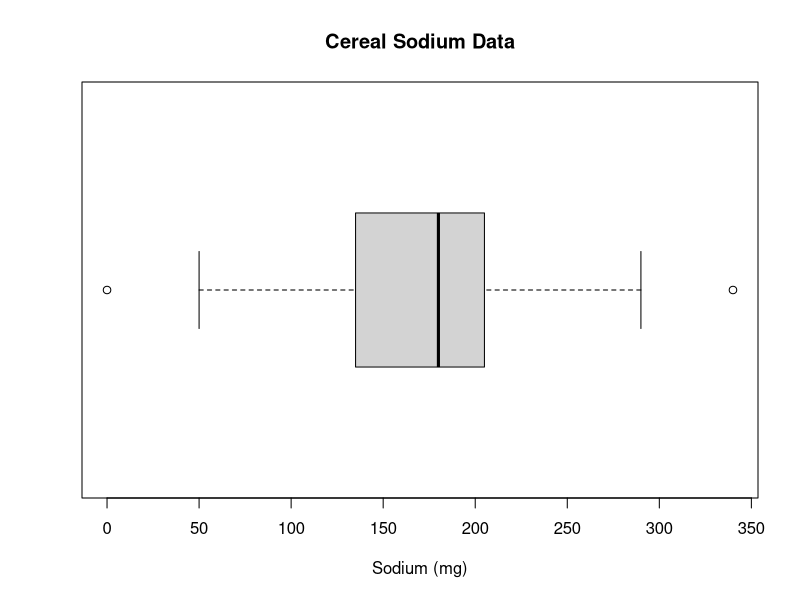
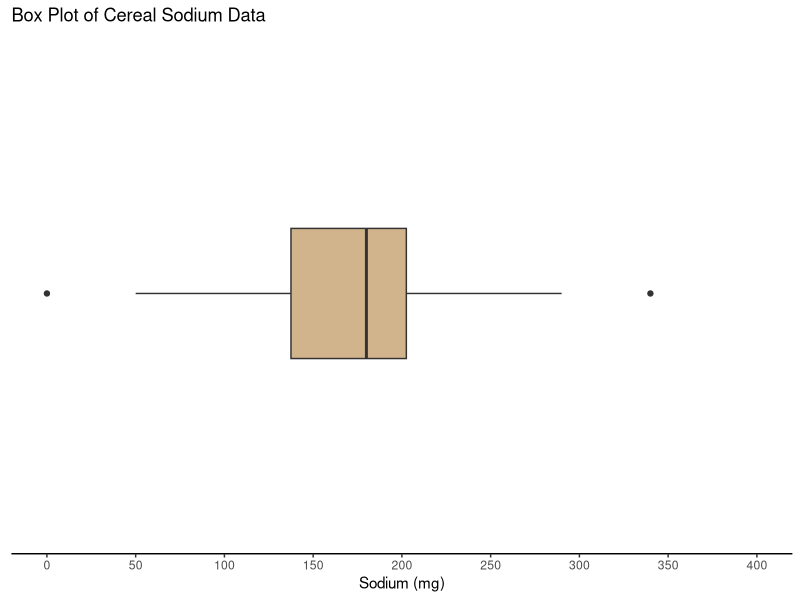

Generate these figures, in order, with R:
#############################################################
## R code to reproduce statistical analysis in the textbook:
## Agresti, Franklin, Klingenberg
## Statistics: The Art & Science of Learning from Data
## 5th Edition, Pearson 2021
## Web: ArtofStat.com
## Copyright: Bernhard Klingenberg
############################################################

###################
###  Chapter 2  ###
###  Example 16 ###
###################

####################
## The Box Plot  ##
####################

# Read in Sodium values:
sodium <- c(0, 340, 70, 140, 200, 180, 210, 150, 100, 130, 140, 180, 190, 160,290, 50, 220, 180, 200, 210)

# Basic Box Plot
boxplot(sodium, horizontal = TRUE, main = 'Cereal Sodium Data', xlab = 'Sodium (mg)')

# A better-looking box plot can be obtained with the ggplot2 library
# To install it, type install.packages('ggplot2')
library(ggplot2)
ggplot(data.frame(sodium), aes(x='', y=sodium)) + 
  geom_boxplot(width = 0.3, fill = 'tan') +
  coord_flip() +
  labs(x = '', y = 'Sodium (mg)',  
       title = 'Box Plot of Cereal Sodium Data') +
  theme_classic() + 
  scale_y_continuous(limits = c(-20,420), 
                     breaks = seq(0,400,50), 
                     expand = c(0,0)) + 
  theme(axis.line.y = element_blank(),
        axis.text.y = element_blank(),
        axis.ticks.y = element_blank(),
        axis.title.y = element_blank()
        )

